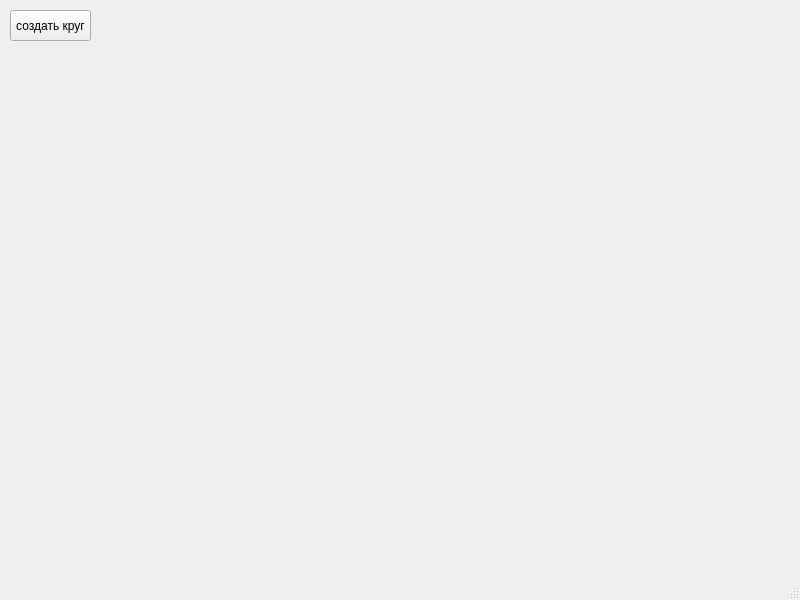
<?xml version="1.0" encoding="UTF-8"?>
<ui version="4.0">
 <class>MainWindow</class>
 <widget class="QMainWindow" name="MainWindow">
  <property name="geometry">
   <rect>
    <x>0</x>
    <y>0</y>
    <width>800</width>
    <height>600</height>
   </rect>
  </property>
  <property name="windowTitle">
   <string>MainWindow</string>
  </property>
  <widget class="QWidget" name="centralwidget">
   <widget class="QPushButton" name="btn">
    <property name="geometry">
     <rect>
      <x>10</x>
      <y>10</y>
      <width>81</width>
      <height>31</height>
     </rect>
    </property>
    <property name="text">
     <string>создать круг</string>
    </property>
   </widget>
  </widget>
  <widget class="QMenuBar" name="menubar">
   <property name="geometry">
    <rect>
     <x>0</x>
     <y>0</y>
     <width>800</width>
     <height>21</height>
    </rect>
   </property>
  </widget>
  <widget class="QStatusBar" name="statusbar"/>
 </widget>
 <resources/>
 <connections/>
</ui>
